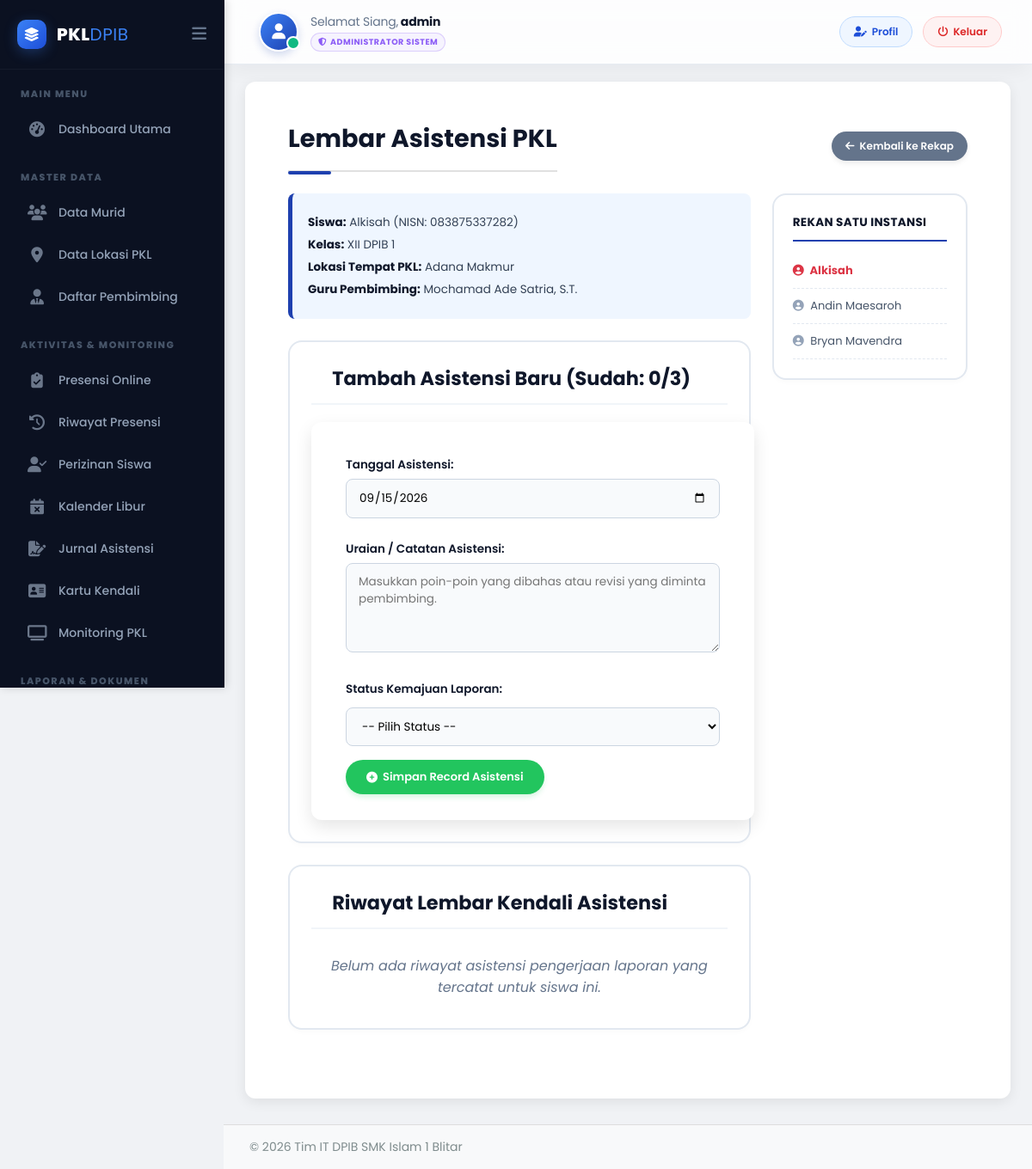
Page /admin/asistensi-detail.php?siswa_id=29 (signed in) on the committed database.
### tables this page shows
CREATE TABLE `peserta_didik` (
  `id` int(11) NOT NULL,
  `nisn` varchar(20) NOT NULL,
  `nama` varchar(100) NOT NULL,
  `email` varchar(100) DEFAULT NULL,
  `kelas` varchar(10) NOT NULL,
  `alamat_siswa` text DEFAULT NULL,
  `lokasi_id` int(11) DEFAULT NULL,
  `periode_id` int(11) DEFAULT NULL,
  `tgl_daftar` timestamp NOT NULL DEFAULT current_timestamp()
);

CREATE TABLE `lokasi_pkl` (
  `lokasi_id` int(11) NOT NULL,
  `alamat` varchar(255) DEFAULT NULL,
  `guru_id` int(11) DEFAULT NULL,
  `nama_lokasi` varchar(100) NOT NULL,
  `jam_kerja` varchar(100) DEFAULT NULL,
  `kuota_max` int(11) NOT NULL DEFAULT 5
);

CREATE TABLE `guru` (
  `guru_id` int(11) NOT NULL,
  `nama_guru` varchar(100) NOT NULL,
  `user_id` int(11) DEFAULT NULL,
  `email` varchar(100) DEFAULT NULL
);

### admin/asistensi-detail.php (the view, shortened to what this page needs)
<?php
include '../config/db-koneksi.php';
$siswa_id = isset($_GET['siswa_id']) ? (int)$_GET['siswa_id'] : 0;
$max_asistensi = 3;
$siswa_query = $koneksi->query("
    SELECT
        p.id, p.nama AS nama_siswa, p.kelas, p.nisn, p.lokasi_id,
        l.nama_lokasi,
        g.nama_guru
    FROM peserta_didik p
    LEFT JOIN lokasi_pkl l ON p.lokasi_id = l.lokasi_id
    LEFT JOIN guru g ON l.guru_id = g.guru_id
    WHERE p.id = {$siswa_id}
");
$siswa_info = $siswa_query->fetch_assoc();
$lokasi_id_target = $siswa_info['lokasi_id'];
$riwayat_asistensi = [];
$asistensi_count = count($riwayat_asistensi);
$siswa_lokasi_sama = [];
if (!empty($lokasi_id_target)) {
    $siswa_sama_query = $koneksi->query("
        SELECT
            id, nama, kelas
        FROM peserta_didik
        WHERE lokasi_id = {$lokasi_id_target}
        ORDER BY nama ASC
    ");
    if ($siswa_sama_query) {
        while ($row = $siswa_sama_query->fetch_assoc()) {
            $siswa_lokasi_sama[] = $row;
        }
    }
}
?>
<!DOCTYPE html>
<html lang="id">
<head>
    <link rel="stylesheet" href="../css/style.css">
    <link rel="stylesheet" href="https://cdnjs.cloudflare.com/ajax/libs/font-awesome/6.5.2/css/all.min.css">
</head>
<body class="admin-body">
<?php include 'panel/sidebar.php'; ?>
<div class="main-content-wrapper">
    <?php include 'panel/navbar.php'; ?>
    <div class="admin-main-content">
        <div class="page-header-controls">
            <h1>Lembar Asistensi PKL</h1>
            <a href="asistensi.php" class="btn-back"><i class="fas fa-arrow-left"></i> Kembali ke Rekap</a>
        </div>
        <div class="detail-layout-container">
            <div class="main-content-detail">
                <div class="info-card">
                    <p><strong>Siswa:</strong> <?php echo htmlspecialchars($siswa_info['nama_siswa']); ?> (NISN: <?php echo htmlspecialchars($siswa_info['nisn']); ?>)</p>
                    <p><strong>Kelas:</strong> <?php echo htmlspecialchars($siswa_info['kelas']); ?></p>
                    <p><strong>Lokasi Tempat PKL:</strong> <?php echo htmlspecialchars($siswa_info['nama_lokasi'] ?? 'N/A'); ?></p>
                    <p><strong>Guru Pembimbing:</strong> <?php echo htmlspecialchars($siswa_info['nama_guru'] ?? 'Belum Ditentukan'); ?></p>
                </div>
                <div class="form-asistensi">
                    <h2>Tambah Asistensi Baru (Sudah: <?php echo $asistensi_count; ?>/<?php echo $max_asistensi; ?>)</h2>
                    <?php if ($asistensi_count < $max_asistensi): ?>
                        <form method="POST" action="asistensi-detail.php?siswa_id=<?php echo $siswa_id; ?>">
                            <div class="form-group">
                                <label for="tanggal_asistensi">Tanggal Asistensi:</label>
                                <input type="date" id="tanggal_asistensi" name="tanggal_asistensi" value="<?php echo date('Y-m-d'); ?>" required>
                            </div>
                            <div class="form-group">
                                <label for="catatan">Uraian / Catatan Asistensi:</label>
                                <textarea id="catatan" name="catatan" rows="4" placeholder="Masukkan poin-poin yang dibahas atau revisi yang diminta pembimbing." required></textarea>
                            </div>
                            <div class="form-group">
                                <label for="status">Status Kemajuan Laporan:</label>
                                <select id="status" name="status" required>
                                    <option value="">-- Pilih Status --</option>
                                </select>
                            </div>
                            <button type="submit" class="btn-submit"><i class="fas fa-plus-circle"></i> Simpan Record Asistensi</button>
                        </form>
                    <?php endif; ?>
                </div>
                <div class="riwayat-asistensi">
                    <h2>Riwayat Lembar Kendali Asistensi</h2>
                    <div class="table-container-fixed">
                        <?php if ($asistensi_count > 0): ?>
                            <table>
                                <thead>
                                    <tr>
                                        <th style="width: 60px;">NO</th>
                                        <th style="width: 160px;">TANGGAL BERSANGKUTAN</th>
                                        <th style="text-align: left; padding-left: 15px;">URAIAN & CATATAN MATERI GURU</th>
                                        <th style="width: 140px;">STATUS HASIL</th>
                                    </tr>
                                </thead>
                                <tbody>
                                    <?php $riwayat_num = 1; foreach (array_reverse($riwayat_asistensi) as $riwayat): ?>
                                    <tr>
                                        <td style="font-weight: 700;"><?php echo $riwayat_num++; ?></td>
                                        <td style="font-weight: 500; color: #475569;"><?php echo formatTanggal($riwayat['tanggal_asistensi']); ?></td>
                                        <td style="text-align: left; padding-left: 15px; line-height: 1.5;"><?php echo nl2br(htmlspecialchars($riwayat['catatan'])); ?></td>
                                        <td>
                                            <span class="status-badge <?php echo htmlspecialchars($riwayat['status']); ?>">
                                                <?php echo htmlspecialchars($riwayat['status']); ?>
                                            </span>
                                        </td>
                                    </tr>
                                    <?php endforeach; ?>
                                </tbody>
                            </table>
                        <?php else: ?>
                            <p style="text-align: center; color: #64748b; font-style: italic; margin: 10px 0;">Belum ada riwayat asistensi pengerjaan laporan yang tercatat untuk siswa ini.</p>
                        <?php endif; ?>
                    </div>
                </div>
            </div>
            <?php if (!empty($siswa_lokasi_sama)): ?>
            <div class="sidebar-detail">
                <h3>Rekan Satu Instansi</h3>
                <ul>
                    <?php foreach ($siswa_lokasi_sama as $siswa_samar):
                        $isActive = $siswa_samar['id'] == $siswa_id;
                    ?>
                    <li>
                        <a href="asistensi-detail.php?siswa_id=<?php echo $siswa_samar['id']; ?>" class="<?php echo $isActive ? 'active-siswa' : ''; ?>">
                            <i class="fas fa-user-circle" style="color: <?php echo $isActive ? '#dc3545' : '#94a3b8'; ?>; margin-right: 4px;"></i>
                            <?php echo htmlspecialchars($siswa_samar['nama']); ?>
                        </a>
                    </li>
                    <?php endforeach; ?>
                </ul>
            </div>
            <?php endif; ?>
        </div>
    </div>
</div>
<?php include 'panel/footer.php'; ?>
</body>
</html>

### css/style.css (style rules this page uses)
html { scroll-behavior: smooth; }
body { font-family: 'Poppins', sans-serif; background-color: #f0f2f5; padding: 0; margin: 0; }
h1 { color: #2c3e50; font-weight: 700; font-size: 28px; border-bottom: 2px solid #e0e0e0; padding-bottom: 15px; margin-bottom: 25px; padding-left: 5%; padding-right: 5%; }
h2 { color: #34495e; font-size: 20px; font-weight: 600; margin-top: 30px; margin-bottom: 15px; padding-left: 5%; }
form { padding: 30px 40px; background: #ffffff; border-radius: 12px; box-shadow: 0 8px 20px rgba(0, 0, 0, 0.1); width: 100%; max-width: none; margin: 0; }
form label { display: block; margin-top: 10px; font-weight: 600; color: #34495e; }
form input[type="text"], form input[type="email"], form input[type="number"], form input[type="password"], form select { width: 100%; padding: 10px 15px; margin-top: 5px; margin-bottom: 15px; border: 1px solid #ced4da; border-radius: 6px; box-sizing: border-box; background-color: #f8f9fa; transition: border-color 0.2s; }
form button { background-color: #007bff; color: white; padding: 12px 20px; border: none; border-radius: 6px; cursor: pointer; font-size: 16px; font-weight: 600; transition: background-color 0.2s; box-shadow: 0 4px 10px rgba(0, 123, 255, 0.3); }
form { padding: 30px 40px; background: #ffffff; border-radius: 12px; box-shadow: 0 8px 20px rgba(0, 0, 0, 0.1); width: 100%; max-width: 90%; margin: 0 auto; }
.admin-body { display: flex; font-family: 'Poppins', sans-serif; background-color: #f0f2f5; min-height: 100vh; }
.main-content-wrapper { flex-grow: 1; display: flex; flex-direction: column; }
.admin-main-content { padding: 20px; flex-grow: 1; }
.admin-main-content h1 { font-size: 24px; padding-left: 0; padding-right: 0; margin-bottom: 20px; }

### admin/panel/sidebar.php (style rules this page uses)
:root { --sidebar-bg: #0B1121; --sidebar-active-bg: rgba(59, 130, 246, 0.12); --sidebar-active-text: #3b82f6; --sidebar-hover-bg: rgba(255, 255, 255, 0.04); --text-main: #94a3b8; --text-hover: #f1f5f9; --sidebar-width-full: 260px; --sidebar-width-mini: 85px; }
body { padding-left: var(--sidebar-width-full) !important; transition: padding-left 0.3s cubic-bezier(0.4, 0, 0.2, 1) !important; overflow-x: hidden; }

### admin/panel/navbar.php (style rules this page uses)
:root { --nav-height: 75px; }

### rows in the picture
peserta_didik: nama "Alkisah", nisn "083875337282", kelas "XII DPIB 1", lokasi.nama_lokasi "Adana Makmur", guru.nama_guru "Mochamad Ade Satria, S.T."
peserta_didik: nama "Andin Maesaroh"
peserta_didik: nama "Bryan Mavendra"

### other values in the picture
$sapaan "Selamat Siang"
$current_full_name "admin"
$role_label "ADMINISTRATOR SISTEM"
$asistensi_count "0"
$max_asistensi "3"
